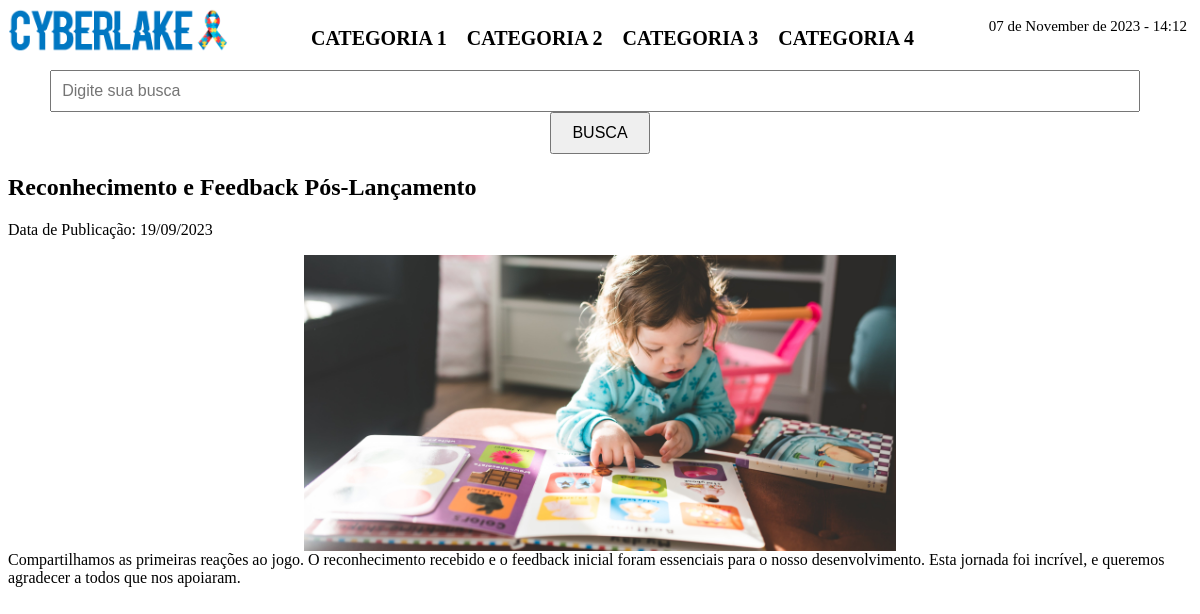
/front_end/item.php?id=10, run on the app's committed database.
### tables this page shows
CREATE TABLE `posts` (
  `ID` int(11) NOT NULL,
  `TITULO` varchar(250) NOT NULL,
  `DATA_PUBLICACAO` date NOT NULL,
  `ID_CATEGORIA` int(11) DEFAULT NULL,
  `CONTEUDO` longtext NOT NULL,
  `IMAGEM` blob NOT NULL
);

### front_end/item.php (the view, shortened to what this page needs)
<?php
$conn = ObterConexao();
$postID = $_GET['id'];
$sql = "SELECT * FROM posts WHERE ID = $postID";
$result = mysqli_query($conn, $sql);
if ($result && $row = mysqli_fetch_assoc($result)) {
    $titulo = $row['TITULO'];
    $data = date('d/m/Y', strtotime($row['DATA_PUBLICACAO']));
    $conteudo = $row['CONTEUDO'];
    $imagem = "../assets/img/img4.jpg" . $row['IMAGEM'];
} else {
    echo "Post não encontrado.";
}
?>
<!DOCTYPE html>
<html lang="pt-br">
<head>
    <link rel="stylesheet" href="index.css">
</head>
<body>
    <div class="logo">
        <img src="../assets/img/logo.png" alt="imagem com logotipo da empresa ao lado do laço símbolo do autismo" class="logo">
    </div>
    <div class="data">
        <?php
        $dataAtual = strftime('%d de %B de %Y - %H:%M');
        echo $dataAtual;
        ?>
    </div>
    <nav class="navbar">
        <ul>
            <li><a href="#">CATEGORIA 1</a></li>
            <li><a href="#">CATEGORIA 2</a></li>
            <li><a href="#">CATEGORIA 3</a></li>
            <li><a href="#">CATEGORIA 4</a></li>
        </ul>
    </nav>
    <div class="search-container">
        <form action="pagina-de-busca.php" method="GET">
            <input type="text" name="term" placeholder="Digite sua busca">
            <button type="submit">BUSCA</button>
        </form>
    </div>
    <div class="post-details">
        <h2><?php echo $titulo; ?></h2>
        <p>Data de Publicação: <?php echo $data; ?></p>
        <img class="post-image" src="<?php echo $imagem; ?>" alt="Imagem do Post">
        <div class="conteudo">
            <?php echo $conteudo; ?>
        </div>
    </div>
</body>
</html>

### front_end/index.css (style rules this page uses)
body { margin: 2; padding: 2; position: relative; }
.logo { width: 220px; margin-right: 20px; cursor: pointer; }
.data { position: absolute; top: 0; right: 0; width: 40%; font-size: 15px; padding: 10px 5px; display: flex; align-items: center; justify-content: flex-end; }
.navbar { text-align: center; margin-top: -2.5%; font-size: 20px; }
.navbar ul { list-style-type: none; padding: 10; margin: 0; display: inline-block; }
.navbar li { display: inline-block; margin-right: 15px; }
.navbar a { text-decoration: none; color: black; font-weight: bold; }
.search-container { text-align: center; margin-top: 20px; }
.search-container input { padding: 10px; margin-right: 10px; width: 90%; font-size: 16px; }
.search-container button { padding: 10px 20px; font-size: 16px; }

### front_end/item.php (style rules this page uses)
.post-image { max-width: 50%; height: auto; display: block; margin: 0 auto; }

### data on the page
posts: TITULO "Reconhecimento e Feedback Pós-Lançamento", DATA_PUBLICACAO "19/09/2023", CONTEUDO "Compartilhamos as primeiras reações ao jogo. O reconhecimento recebido e o feedback inicial foram essenciais para o nosso desenvolvimento. Esta jornada foi incrível, e queremos agradecer a todos que nos apoiaram."

### other printed values
$dataAtual "07 de November de 2023 - 14:12"
